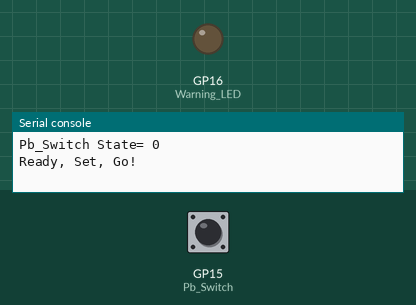
Bench run of a program on a simulated Raspberry Pi Pico running MicroPython. Shown: output pins drawn as LEDs (lit = HIGH), the last lines printed to the serial console. The test bench sets the inputs (shaded band); at power-on: GP15 (Pb_Switch) LOW.

Above: at 1.2 s.
1.3 s: GP15 (Pb_Switch) pulled HIGH for 0.15 s
At 1.37 s:
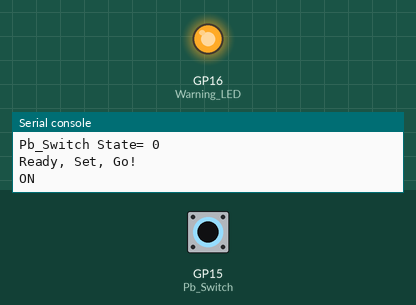
2.9 s: GP15 (Pb_Switch) pulled HIGH for 3.2 s
At 6.7 s:
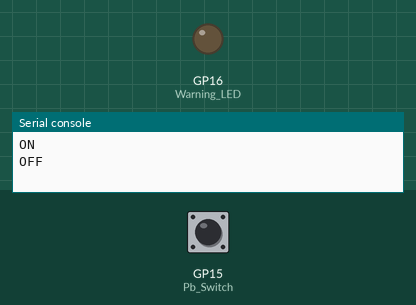
Timing chart, 0 to 8.2 s (numbered marks = the images above; inputs shaded):
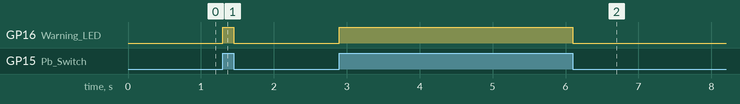

Measured:
- after the input at 1.3 s, GP16 (Warning_LED): LOW → HIGH at once, → LOW 0.15 s later
- after the input at 2.9 s, GP16 (Warning_LED): LOW → HIGH at once, → LOW 3.2 s later

The program:

Interrupt_Demo.py
```python
# Interrupt Handling - PB Switch Input
# ANR
# GPIO 16 LED to Resistor to gnd
# GPIO 15 'button' to physical 36 '3V3'
#
# Wire according to Frizting diagram - down link in video description
# Items needed:
# Latching switch
# 220 Ohm Resistor
# LED
# Jumper wires

#load libraries
import machine
import utime


Warning_LED = machine.Pin(16,machine.Pin.OUT)  #Create an output pin for warning LED
Warning_LED.value(0)                           #Set it to OFF


def Pb_Switch_INT(pin):         # PB_Switch Interrupt handler
    global Pb_Switch_State      # reference the global variable
    Pb_Switch.irq(handler=None) # Turn off the handler while it is executing


    if (Pb_Switch.value() == 1) and (Pb_Switch_State == 0):  # Pb_Switch is active (High) and Pb_Switch State is currently Low
    #if (Pb_Switch.value() == 1): # Pb_Switch is active (High)
        Pb_Switch_State = 1     # Update current state of switch
        Warning_LED.value(1)    # Do required action here
        print("ON")             # Do required action here


    elif (Pb_Switch.value() == 0) and (Pb_Switch_State == 1): # Pb_Switch is not-active (Low) and Pb_Switch State is currently High
    #elif (Pb_Switch.value() == 0): # Pb_Switch is not-active (Low)
        Pb_Switch_State = 0     # Update current state of switch
        Warning_LED.value(0)    # Do required action here
        print("OFF \n")         # Do required action here

    Pb_Switch.irq(handler=Pb_Switch_INT)


#Creat an 'object' for our Pb_Switch change of state
Pb_Switch = machine.Pin(15,machine.Pin.IN,machine.Pin.PULL_DOWN)
#Setup the Interrupt Request Handling for Pb_Switch change of state
Pb_Switch.irq(trigger=machine.Pin.IRQ_RISING | machine.Pin.IRQ_FALLING, handler=Pb_Switch_INT)


#Preset the STATE variable for the Pb_Switch
Pb_Switch_State = Pb_Switch.value()
print("Pb_Switch State=", Pb_Switch_State)

# A loop just to keep things running, but does nothing constructive
print("Ready, Set, Go!")
while True:  #run an endless loop as the main loop
    utime.sleep(.0001)
    #Perform all other activites here


#######################################################################################
#Setup the Interrupt Request Handling for Pb_Switch change of state
Pb_Switch.irq(trigger=machine.Pin.IRQ_RISING, handler=Pb_Switch_INT)
Pb_Switch.irq(trigger=machine.Pin.IRQ_FALLING, handler=Pb_Switch_INT)
Pb_Switch.irq(trigger=machine.Pin.IRQ_RISING | machine.Pin.IRQ_FALLING, handler=Pb_Switch_INT)
```
